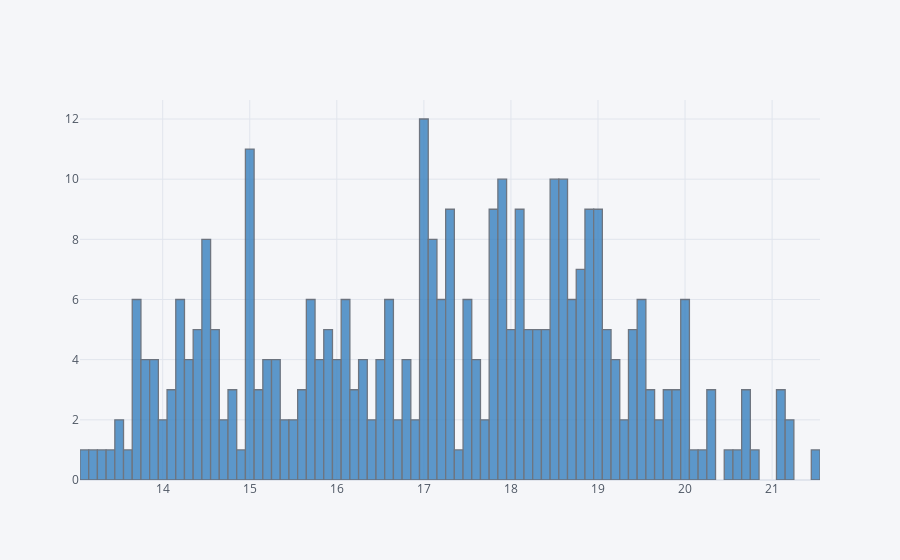

Notebook cell for this chart:
### Code cell
df["culmen_depth_mm"].iplot(kind="hist", bins = 100, color = "blue")

### Figure 1 — Plotly figure (JSON) as saved in the notebook; plotly's stock layout.template omitted (floating-point values rounded to 4 significant figures; data arrays with more than 128 entries replaced by an {"elided": "..."} marker saying what was removed)
{"data": [{"histfunc": "count", "histnorm": "", "marker": {"color": "rgba(55, 128, 191, 1.0)", "line": {"color": "#4D5663", "width": 1.3}}, "name": "culmen_depth_mm", "nbinsx": 100, "opacity": 0.8, "orientation": "v", "type": "histogram", "x": {"elided": "344 float values"}}], "layout": {"barmode": "overlay", "legend": {"bgcolor": "#F5F6F9", "font": {"color": "#4D5663"}}, "paper_bgcolor": "#F5F6F9", "plot_bgcolor": "#F5F6F9", "title": {"font": {"color": "#4D5663"}}, "xaxis": {"gridcolor": "#E1E5ED", "showgrid": true, "tickfont": {"color": "#4D5663"}, "title": {"font": {"color": "#4D5663"}, "text": ""}, "zerolinecolor": "#E1E5ED"}, "yaxis": {"gridcolor": "#E1E5ED", "showgrid": true, "tickfont": {"color": "#4D5663"}, "title": {"font": {"color": "#4D5663"}, "text": ""}, "zerolinecolor": "#E1E5ED"}}}
